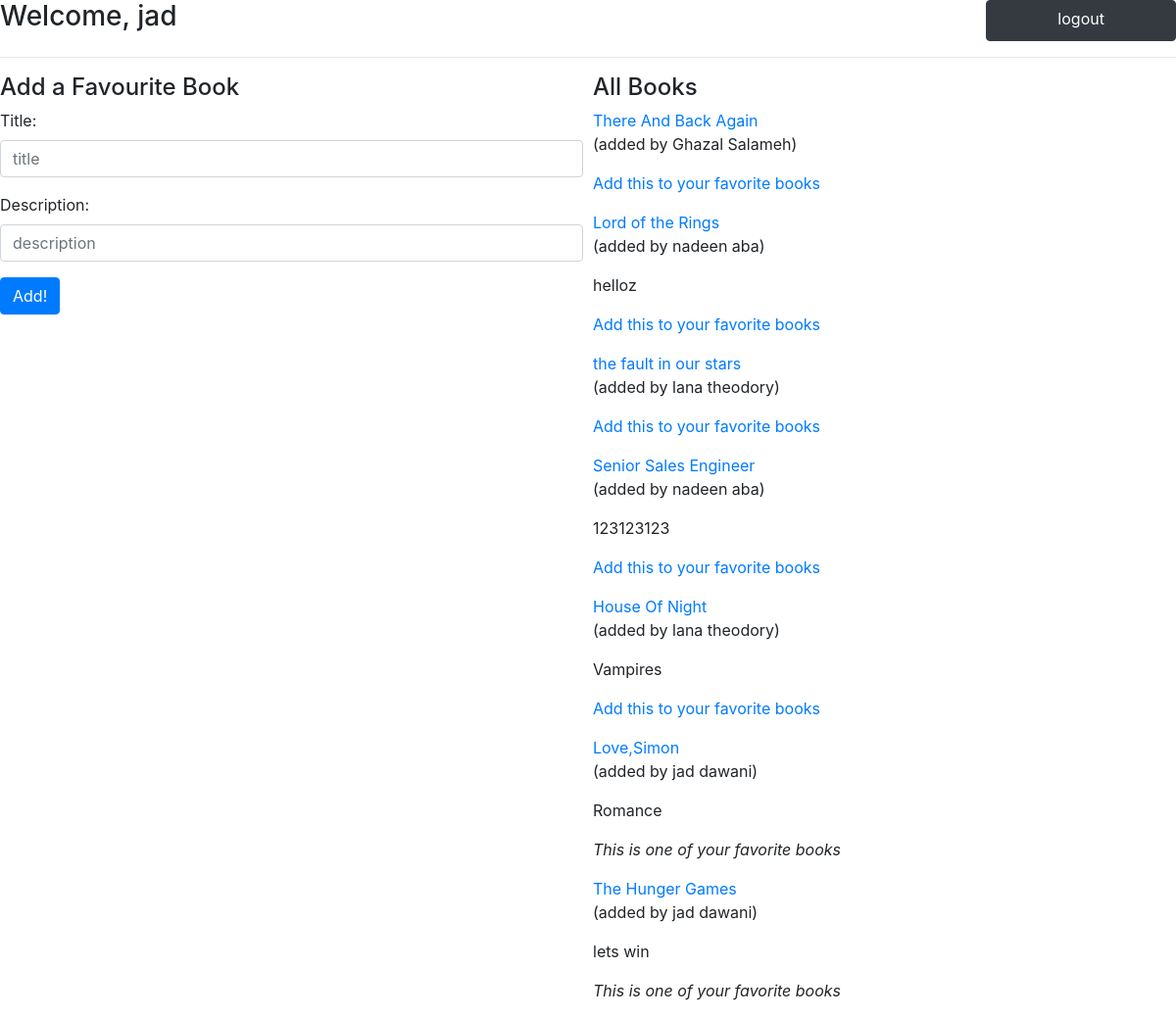
/books (signed in), run on the app's committed database.
### fav_app/models.py (models this page shows)
class User(models.Model):
    first_name = models.CharField(max_length=45)
    last_name = models.CharField(max_length=45)
    email = models.CharField(max_length=45)
    password =models.CharField(max_length=45)
    created_at = models.DateTimeField(auto_now_add=True)
    updated_at = models.DateTimeField(auto_now=True)
    objects = UserManager()

class Book(models.Model):
    title = models.CharField(max_length=255)
    description = models.TextField()
    uploded_by =models.ForeignKey(User,related_name="books_uploded",on_delete=models.CASCADE)
    users_who_like= models.ManyToManyField(User,related_name="liked_books")
    created_at = models.DateTimeField(auto_now_add=True)
    updated_at = models.DateTimeField(auto_now=True)
    objects = BookManager()

### fav_app/views.py (the view)
# urls.py: path('books',views.welcome),
def welcome(request):
    if 'user' in request.session:
        contet={
            'first_name':request.session['first_name'],
            'user':User.objects.all(),
            'book':Book.objects.all(),
        }
        return render(request,'welcome.html',contet)

### fav_app/templates/welcome.html (shortened to what this page needs)
<!DOCTYPE html>
<html lang="en">
<head>
    <link rel="stylesheet" href="https://cdn.jsdelivr.net/npm/bootstrap@4.6.0/dist/css/bootstrap.min.css">
</head>
<body>
    <nav>
        <h3>Welcome, {{first_name}}{{last_name}} </h3>
        <a class="btn btn-dark" data-toggle="collapse" href="/logout" role="button" aria-expanded="false" aria-controls="multiCollapseExample1">logout</a>
</nav>
<hr>
<section>
    <form action="/add_book" method="POST" id="book">
        <h4>Add a Favourite Book</h4>
        <div class="form-group">
            <label for="formGroupExampleInput">Title:</label>
            <input type="text" class="form-control" id="formGroupExampleInput" placeholder="title" name="title" required>
        </div>
        <div class="form-group">
            <label for="formGroupExampleInput2">Description:</label>
            <input type="text" class="form-control" id="formGroupExampleInput2" placeholder="description" name="description" >
        </div>
        <button type="submit" class="btn btn-primary">Add!</button>
    </form>
    <div class="books">
        <h4>All Books</h4>
        {% for book in book %}
            <a href="/books/{{book.id}}">{{book.title}}</a>
            <p>(added by {{ book.uploded_by.first_name }} {{ book.uploded_by.last_name }})</p>
            <p>{{book.description}}</p>
            {% if request.session.user == book.uploded_by.id %}
                <p> <em>This is one of your favorite books</em></p>
            {% endif %}
            {% if request.session.user != book.uploded_by.id %}
                <p> <a href="/addfav/{{book.id}}">  Add this to your favorite books</a></p>
            {% endif %}
            {% endfor %}
    </div>
</section>
</body>
</html>

### fav_app/templates/welcome.html (style rules this page uses)
a { flex: 1; }
nav { display: flex; }
nav h3 { flex: 6; }
section { display: flex; }
#book { flex: 1; }
.books { flex:1; padding-left:10px ; }

### data on the page
User: first_name "jad"
Book: title "There And Back Again", uploded_by.first_name "Ghazal", uploded_by.last_name "Salameh"
Book: title "Lord of the Rings", uploded_by.first_name "nadeen", uploded_by.last_name "aba", description "helloz"
Book: title "the fault in our stars", uploded_by.first_name "lana", uploded_by.last_name "theodory"
Book: title "Senior Sales Engineer", uploded_by.first_name "nadeen", uploded_by.last_name "aba", description "123123123"
Book: title "House Of Night", uploded_by.first_name "lana", uploded_by.last_name "theodory", description "Vampires"
Book: title "Love,Simon", uploded_by.first_name "jad", uploded_by.last_name "dawani", description "Romance", shows "This is one of your favorite books"
Book: title "The Hunger Games", uploded_by.first_name "jad", uploded_by.last_name "dawani", description "lets win", shows "This is one of your favorite books"
